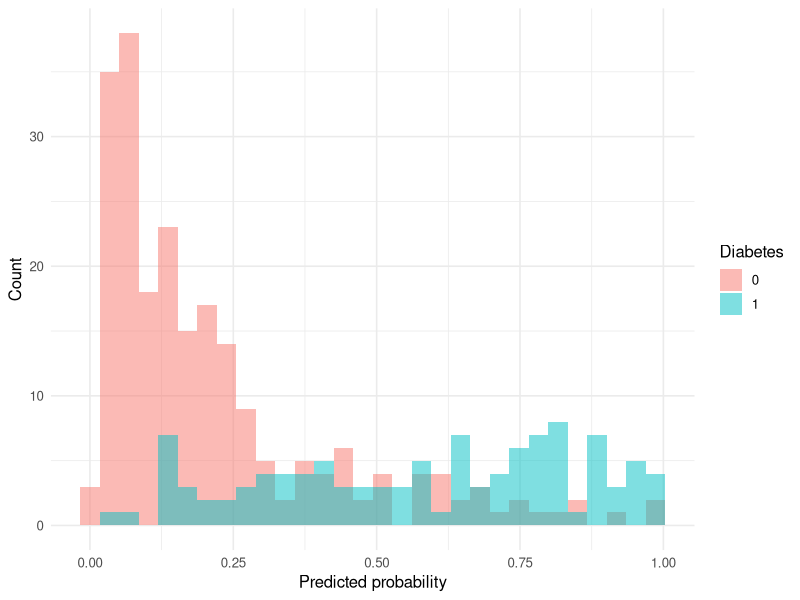
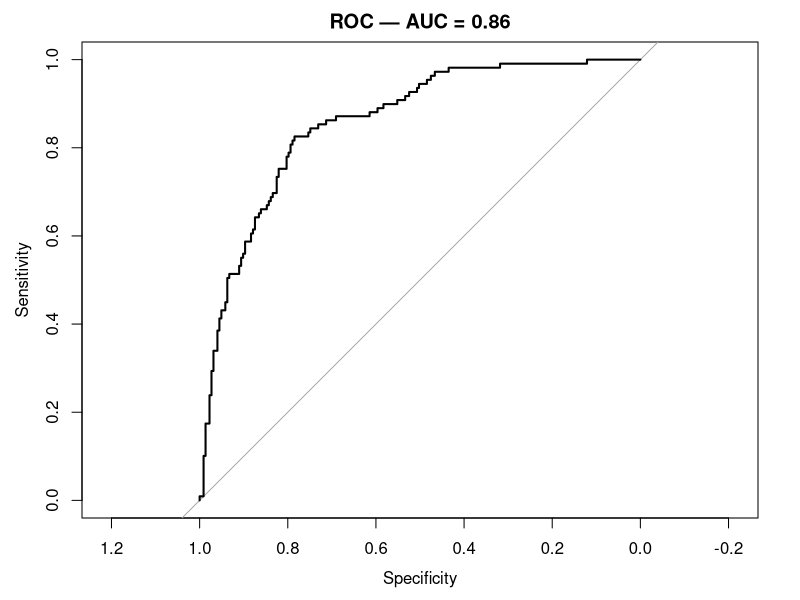
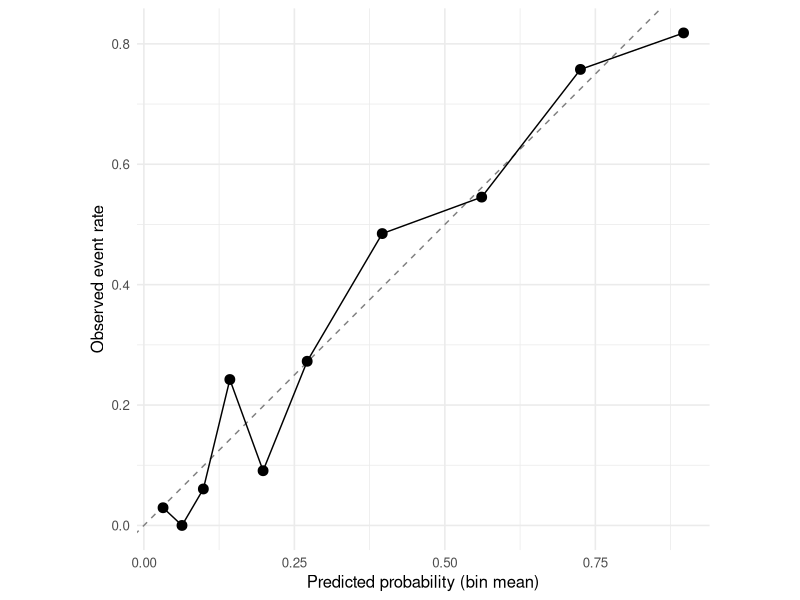

These figures' R source, in order:
## ---- chunk 1
#| label: setup
library(tidyverse)
library(broom)
library(MASS)
library(pROC)
set.seed(42)
theme_set(theme_minimal(base_size = 12))
## ---- chunk 2
train <- as_tibble(Pima.tr) |> mutate(y = as.integer(type == "Yes"))
test  <- as_tibble(Pima.te) |> mutate(y = as.integer(type == "Yes"))

fit <- glm(y ~ glu + bmi + age + ped, data = train, family = binomial)
test$p <- predict(fit, test, type = "response")

ggplot(test, aes(p, fill = factor(y))) +
  geom_histogram(position = "identity", alpha = 0.5, bins = 30) +
  labs(x = "Predicted probability", y = "Count", fill = "Diabetes")
## ---- chunk 3
roc_obj <- roc(test$y, test$p, quiet = TRUE)
auc(roc_obj)
ci.auc(roc_obj)

plot(roc_obj, main = sprintf("ROC — AUC = %.2f", auc(roc_obj)))
## ---- chunk 4
cal <- test |>
  mutate(bin = ntile(p, 10)) |>
  group_by(bin) |>
  summarise(predicted = mean(p), observed = mean(y), n = n())

ggplot(cal, aes(predicted, observed)) +
  geom_abline(linetype = 2, colour = "grey50") +
  geom_point(size = 3) +
  geom_line() +
  coord_equal() +
  labs(x = "Predicted probability (bin mean)",
       y = "Observed event rate")
## ---- chunk 5
brier <- mean((test$p - test$y)^2)
brier
## ---- chunk 6
sessionInfo()
